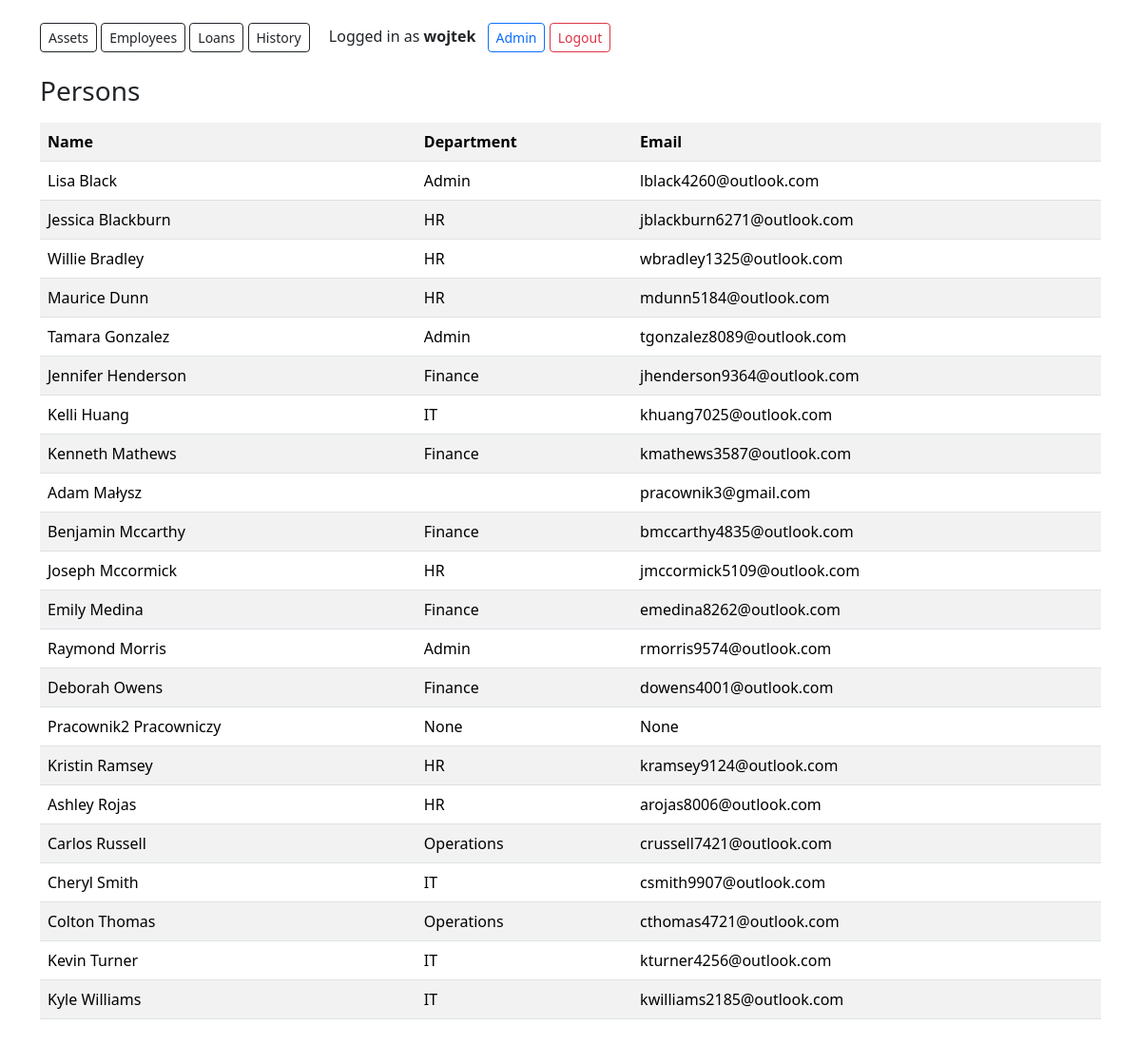
The page /persons/ (signed in) on the database as committed earlier.
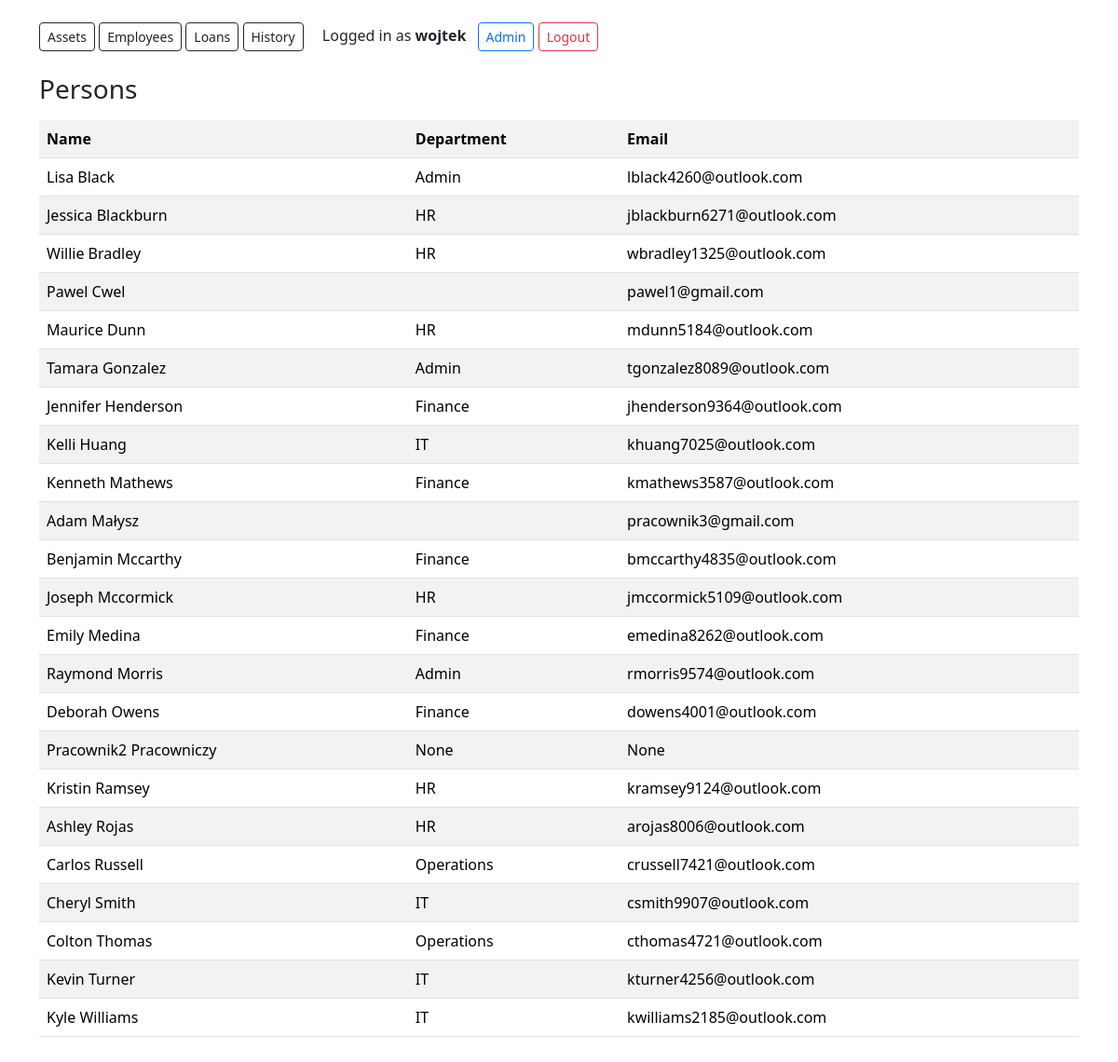
The same page on the database as committed later.
### inventory/models.py (models this page shows, shortened)
class Person(models.Model):
    first_name = models.CharField(max_length=120)
    last_name = models.CharField(max_length=120)
    department = models.CharField(max_length=120, blank=True, null=True)
    email = models.EmailField(blank=True, null=True)
    user = models.OneToOneField(
        settings.AUTH_USER_MODEL,
        on_delete=models.SET_NULL,
        blank=True,
        null=True,
        related_name="person_profile",
    )

### inventory/views.py (the view)
# urls.py: path("persons/", views.persons_list, name="persons_list"),
@login_required
@role_required(ROLE_ADMIN)
def persons_list(request):
    persons = Person.objects.order_by("last_name", "first_name")
    return render(request, "inventory/persons_list.html", {"persons": persons})

### inventory/roles.py (called while the page is built)
def get_user_role(user: AbstractUser) -> str:
    if not user or not getattr(user, "is_authenticated", False):
        return ROLE_EMPLOYEE
    if getattr(user, "is_superuser", False) or getattr(user, "is_staff", False):
        return ROLE_ADMIN
    qs = user.groups.values_list("name", flat=True)
    for name in qs:
        if name in ROLE_NAMES:
            return name
    return ROLE_EMPLOYEE

def role_required(*allowed_roles: str):
    allowed = set(allowed_roles)
    def decorator(view_func):
        from functools import wraps
        from django.core.exceptions import PermissionDenied
        @wraps(view_func)
        def _wrapped(request, *args, **kwargs):
            if get_user_role(request.user) not in allowed:
                raise PermissionDenied
            return view_func(request, *args, **kwargs)
        return _wrapped
    return decorator

### inventory/templates/inventory/persons_list.html
{% extends "inventory/base.html" %}
{% block content %}
<h3>Persons</h3>
<table class="table table-striped mt-3">
  <tr><th>Name</th><th>Department</th><th>Email</th></tr>
  {% for p in persons %}
    <tr><td>{{ p.first_name }} {{ p.last_name }}</td><td>{{ p.department }}</td><td>{{ p.email }}</td></tr>
  {% endfor %}
</table>
{% endblock %}

Rows that differ between the two databases and show on the page:
added Person: first_name "Pawel", last_name "Cwel", email "pawel1@gmail.com"
